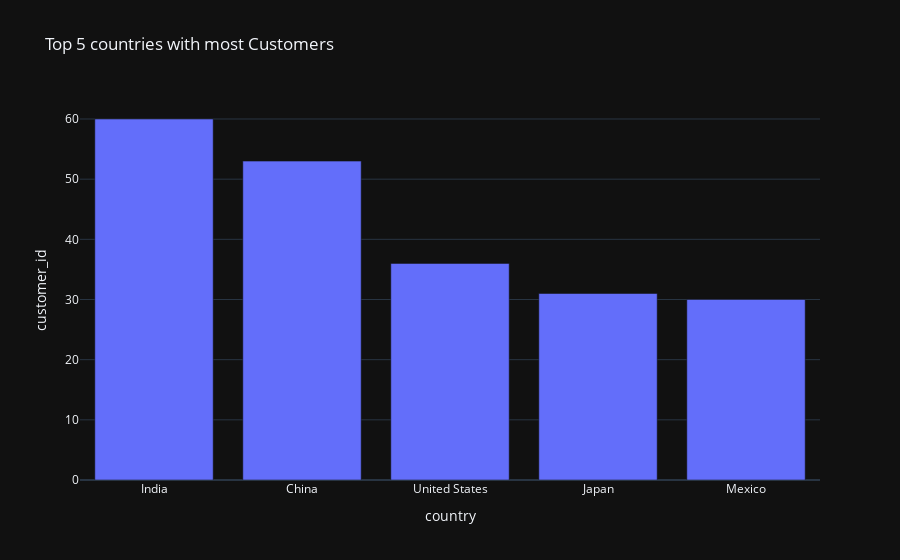

Source (notebook cell):
### Code cell
fig = px.bar(
    top_5_countries,
    x = "country",
    y = "customer_id",
    title = "Top 5 countries with most Customers",
    template = "plotly_dark"
)

fig.show()

### Figure 1 — Plotly figure (JSON) as saved in the notebook; plotly's stock layout.template omitted (floating-point values rounded to 4 significant figures)
{"data": [{"alignmentgroup": "True", "hovertemplate": "country=%{x}<br>customer_id=%{y}<extra></extra>", "legendgroup": "", "marker": {"color": "#636efa", "pattern": {"shape": ""}}, "name": "", "offsetgroup": "", "orientation": "v", "showlegend": false, "textposition": "auto", "type": "bar", "x": ["India", "China", "United States", "Japan", "Mexico"], "xaxis": "x", "y": [60, 53, 36, 31, 30], "yaxis": "y"}], "layout": {"barmode": "relative", "legend": {"tracegroupgap": 0}, "title": {"text": "Top 5 countries with most Customers"}, "xaxis": {"anchor": "y", "domain": [0, 1], "title": {"text": "country"}}, "yaxis": {"anchor": "x", "domain": [0, 1], "title": {"text": "customer_id"}}}}
